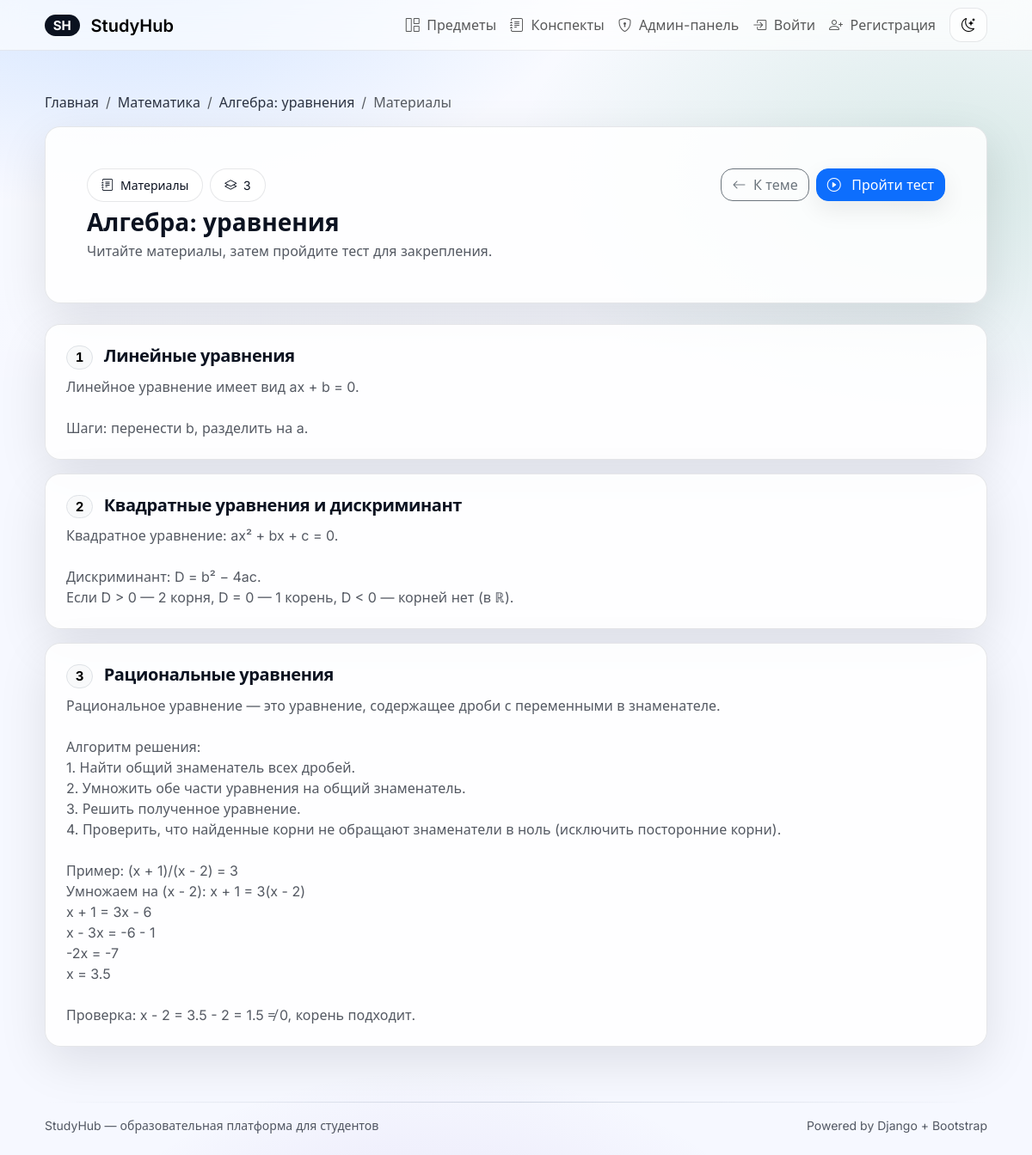
The page /topic/1/materials/ on the database its author committed.
### core/models.py (models this page shows, shortened)
class Topic(models.Model):
    subject = models.ForeignKey(Subject, on_delete=models.CASCADE, related_name='topics')
    name = models.CharField(max_length=200)
    description = models.TextField(blank=True)
    class Meta:
        ordering = ['subject__name', 'name']
        verbose_name = 'Тема'
        verbose_name_plural = 'Темы'

class Subject(models.Model):
    name = models.CharField(max_length=200, verbose_name='Название')
    image = models.ImageField(upload_to='subjects/', blank=True, null=True, verbose_name='Изображение')
    description = models.TextField(blank=True, verbose_name='Описание')
    class Meta:
        ordering = ['name']
        verbose_name = 'Предмет'
        verbose_name_plural = 'Предметы'

class Material(models.Model):
    topic = models.ForeignKey(Topic, on_delete=models.CASCADE, related_name='materials')
    title = models.CharField(max_length=200)
    content = models.TextField()
    order = models.PositiveIntegerField(default=1)
    class Meta:
        ordering = ['topic__subject__name', 'topic__name', 'order', 'id']
        verbose_name = 'Материал'
        verbose_name_plural = 'Материалы'

### core/views.py (the view)
# urls.py: path('topic/<int:id>/materials/', views.materials_view, name='topic_materials'),
def materials_view(request: HttpRequest, id: int) -> HttpResponse:
    topic = get_object_or_404(Topic, pk=id)
    materials = topic.materials.all().order_by('order', 'id')
    test = topic.tests.first()
    return render(
        request,
        'core/materials.html',
        {
            'topic': topic,
            'materials': materials,
            'test': test,
        },
    )

### templates/core/materials.html (shortened to what this page needs)
{% extends "base.html" %}
{% block content %}
  <nav aria-label="breadcrumb" class="mb-3">
    <ol class="breadcrumb mb-0">
      <li class="breadcrumb-item"><a href="{% url 'home' %}">Главная</a></li>
      <li class="breadcrumb-item"><a href="{% url 'subject_detail' topic.subject.id %}">{{ topic.subject.name }}</a></li>
      <li class="breadcrumb-item"><a href="{% url 'topic_detail' topic.id %}">{{ topic.name }}</a></li>
      <li class="breadcrumb-item active" aria-current="page">Материалы</li>
    </ol>
  </nav>
  <div class="sh-glass sh-card p-4 p-lg-5 mb-4">
    <div class="d-flex flex-wrap justify-content-between align-items-start gap-3">
      <div>
        <div class="d-inline-flex align-items-center gap-2 mb-2">
          <span class="px-3 py-2 sh-chip small"><i class="bi bi-journal-text me-1"></i> Материалы</span>
          <span class="px-3 py-2 sh-chip small sh-kbd"><i class="bi bi-layers me-1"></i> {{ materials|length }}</span>
        </div>
        <h1 class="h3 fw-bold mb-1">{{ topic.name }}</h1>
        <div class="sh-muted">Читайте материалы, затем пройдите тест для закрепления.</div>
      </div>
      <div class="d-flex flex-wrap gap-2">
        <a class="btn btn-outline-secondary" href="{% url 'topic_detail' topic.id %}">
          <i class="bi bi-arrow-left me-1"></i> К теме
        </a>
        {% if test %}
          <a class="btn btn-primary" href="{% url 'test_take' test.id %}">
            <i class="bi bi-play-circle me-2"></i> Пройти тест
          </a>
        {% endif %}
      </div>
    </div>
  </div>
  {% if materials %}
    <div class="d-grid gap-3">
      {% for m in materials %}
        <div class="sh-glass sh-card p-4">
          <div class="d-flex justify-content-between align-items-start gap-2 mb-2">
            <h2 class="h5 fw-semibold mb-0 sh-section-title">
              <span class="badge text-bg-light border me-2 sh-kbd">{{ m.order }}</span>
              {{ m.title }}
            </h2>
          </div>
          <div class="sh-muted">{{ m.content|linebreaksbr }}</div>
        </div>
      {% endfor %}
    </div>
  {% else %}
    <div class="alert alert-info sh-glass sh-card mb-0">
      Материалов пока нет. Администратор может добавить их через админ-панель.
    </div>
  {% endif %}
{% endblock %}

### templates/base.html (style rules this page uses)
:root { --sh-radius: 18px; --sh-radius-sm: 14px; --sh-border: rgba(15, 23, 42, 0.10); --sh-shadow: 0 18px 55px rgba(2, 6, 23, 0.10); --sh-shadow-soft: 0 10px 28px rgba(2, 6, 23, 0.08); --sh-text: #0b1220; --sh-muted: rgba(11, 18, 32, 0.70); --sh-bg: #f6f8ff; --sh-surface: rgba(255, 255, 255, 0.86); --sh-surface-2: rgba(255, 255, 255, 0.72); }
body { font-family: Inter, system-ui, -apple-system, Segoe UI, Roboto, Arial, sans-serif; color: var(--sh-text); background: radial-gradient(920px 520px at 12% -5%, rgba(13, 110, 253, 0.18), transparent 60%), radial-gradient(880px 520px at 92% 15%, rgba(25, 135, 84, 0.14), transparent 58%), radial-gradient(760px 520px at 42% 115%, rgba(111, 66, 193, 0.14), transparent 58%), linear-gradient(180deg, rgba(255, 255, 255, 0.30), transparent 40%), var(--sh-bg); }
.sh-glass { background: var(--sh-surface); border: 1px solid var(--sh-border); box-shadow: var(--sh-shadow); }
.sh-card { border-radius: var(--sh-radius); }
.sh-muted { color: var(--sh-muted); }
.btn { border-radius: 14px; box-shadow: 0 10px 28px rgba(2, 6, 23, 0.08); }
.btn-outline-secondary, .btn-outline-primary { box-shadow: none; }
.badge { border-radius: 999px; }
.sh-kbd { font-variant-numeric: tabular-nums; letter-spacing: -0.01em; }
.sh-section-title { letter-spacing: -0.02em; }
.sh-chip { border: 1px solid var(--sh-border); background: var(--sh-surface-2); border-radius: 999px; }
.breadcrumb a { color: var(--sh-text); text-decoration: none; opacity: 0.85; }

### rows shown on the page
Topic: subject.name "Математика", name "Алгебра: уравнения"
Material: order "1", title "Линейные уравнения", content "Линейное уравнение имеет вид ax + b = 0. Шаги: перенести b, разделить на a."
Material: order "2", title "Квадратные уравнения и дискриминант", content "Квадратное уравнение: ax² + bx + c = 0. Дискриминант: D = b² − 4ac. Если D > 0 — 2 корня, D = 0 — 1 корень, D < 0 — корней нет (в ℝ)."
Material: order "3", title "Рациональные уравнения", content "Рациональное уравнение — это уравнение, содержащее дроби с переменными в знаменателе. Алгоритм решения: 1. Найти общий знаменатель всех дробей. 2. Умножить обе части уравнения на общий знаменатель. 3. Решить полученное уравнение. 4. Проверить, что найденные корни не обращают знаменатели в ноль (исключить посторонние корни). Пример: (x + 1)/(x - 2) = 3 Умножаем на (x - 2): x + 1 = 3(x - 2) x + 1 = 3x - 6 x - 3x = -6 - 1 -2x = -7 x = 3.5 Проверка: x - 2 = 3.5 - 2 = 1.5 ≠ 0, корень подходит."

### other values the page prints
{{ materials|length }} "3"
